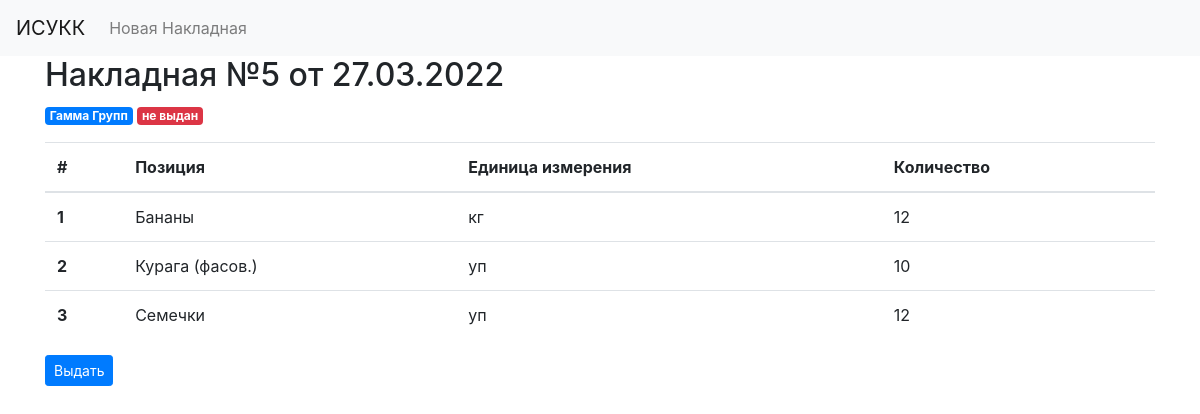
The page /5 on the database its author committed.
### tables this page shows
CREATE TABLE vidacha(id integer PRIMARY KEY, shtrih text, vidan blob, date text);

CREATE TABLE nakladnaya(id integer PRIMARY KEY, shepper text, consignee text, reason text, tovar text, ed text, price text, num text, summa text);

### app.py (the view)
@app.route('/<int:note_id>', methods=('GET', 'POST'))
def note(note_id):
    note = get_note(note_id)
    spisok = get_spisok(note['shtrih'])
    consignee = spisok[0][2]
    if request.method == 'POST':
        update(note['shtrih'])
        return redirect(url_for('index'))
    return render_template('note.html', note=note, spisok=spisok, consignee=consignee)

### app.py (called while the page is built)
def get_note(note_id):
    conn = get_db_connection()
    post = conn.execute('SELECT * FROM vidacha WHERE id = ?', (note_id,)).fetchone()
    conn.close()
    if post is None:
        abort(404)
    return post

def get_spisok(shtrih):
    conn = get_db_connection()
    spisok = conn.execute('SELECT * FROM nakladnaya WHERE reason = ?', (shtrih,)).fetchall()
    conn.close()
    return spisok

def get_db_connection():
    con = sqlite3.connect(os.path.join(PROJECT_ROOT, 'base.db'))
    con.row_factory = sqlite3.Row
    return con

### templates/note.html
{% extends 'base.html' %}
{% block content %}
    <h2>{% block title %} Накладная №{{ note['id']|string }} от {{ note['shtrih'][-10:]}} {% endblock %}</h2>
    <span class="badge badge-primary">{{ consignee }}</span>
    {% if note['vidan'] %}
        <span class="badge badge-success"> выдан </span>
    {% else %}
        <span class="badge badge-danger"> не выдан </span>
    {%- endif %}
    <p>
        <table class="table">
            <thead>
                <tr>
                    <th scope="col">#</th>
                    <th scope="col">Позиция</th>
                    <th scope="col">Единица измерения</th>
                    <th scope="col">Количество</th>
                </tr>
            </thead>
            <tbody>
                {% for element in spisok %}
                    <tr>
                        <th scope="row">{{ loop.index }}</th>
                        <td>{{ element['tovar'] }}</td>
                        <td>{{ element['ed']|string }}</td>
                        <td>{{ element['num']|string }}</td>
                    </tr>
                {% endfor %}
            </tbody>
        </table>
        {% if note['vidan'] %}
            <p><h5>Товары были выданы {{ note['date'] }}</h5></p>
        {% else %}
            <p>
                <form method="POST">
                    <button type="submit" class="btn btn-primary btn-sm">Выдать</button>
                </form>
            </p>
        {%- endif %}
    </p>
{% endblock %}

### rows shown on the page
vidacha: id "5", shtrih "27.03.2022"
nakladnaya: consignee "Гамма Групп", tovar "Бананы", ed "кг", num "12"
nakladnaya: tovar "Курага (фасов.)", ed "уп", num "10"
nakladnaya: tovar "Семечки", ed "уп", num "12"
